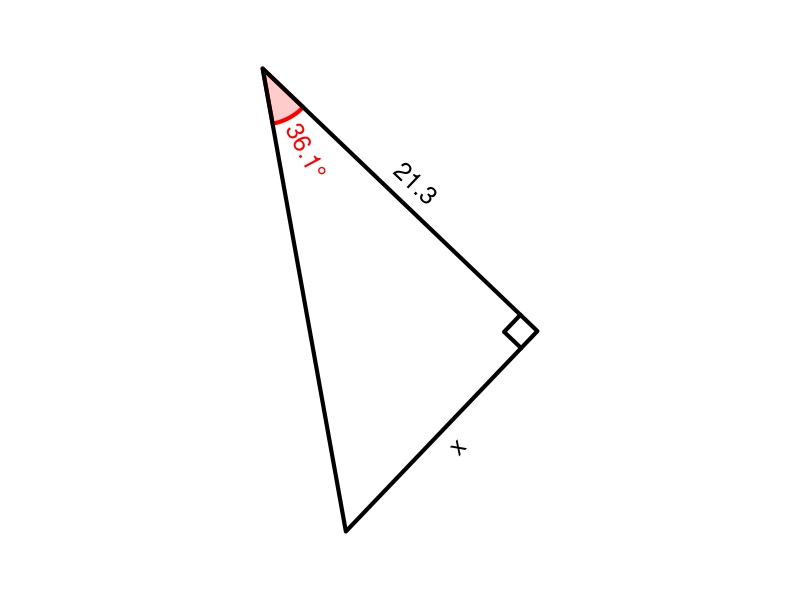

R code for this plot:
## ---- chunk 1
qt = 7 #sample(1:12,1)
cex = 1.5
lwd = 4
# al,ol,hl,th
while(T){
    deg = runif(1,15,79)
    th = deg/180*pi
    hl = runif(1,10,100)
    ol = hl*sin(th)
    al = hl*cos(th)
    if(ol>11 && al>11 && hl<99){break}
}
if(qt==1){ #ol=hl*sin(th)
    hyp = signif(hl,3)
    ang = signif(deg,3)
    labs = c("","x",sprintf("%.1f",hyp),sprintf("%.1f°",ang)) #a,o,h,t
    ans = signif(hyp*sin(ang/180*pi),3)
    ansstr = sprintf("%.1f",ans)
    atag = paste0("$$\\sin(",ang,")=\\frac{x}{",hyp,"}$$\n$$x=",hyp,"\\cdot\\sin(",ang,")$$\n\n $$x=",ans,"$$")
}
if(qt==2){ #hl=ol/sin(th)
    opp = signif(ol,3)
    ang = signif(deg,3)
    labs = c("",sprintf("%.1f",opp),"x",sprintf("%.1f°",ang)) #a,o,h,t
    ans = signif(opp/sin(ang/180*pi),3)
    ansstr = sprintf("%.1f",ans)
    atag = paste0("$$\\sin(",ang,")=\\frac{",opp,"}{x}$$\n$$x=\\frac{",opp,"}{\\sin(",ang,")}$$\n\n $$x=",ans,"$$")
}
if(qt==3){ #th=asin(ol/hl)
    opp = signif(ol,3)
    hyp = signif(hl,3)
    labs = c("",sprintf("%.1f",opp),sprintf("%.1f",hyp),"x°") #a,o,h,t
    ans = signif(asin(opp/hyp)/pi*180,3)
    ansstr = sprintf("%.1f",ans)
    atag = paste0("$$\\sin(x)=\\frac{",opp,"}{",hyp,"}$$\n$$x=\\arcsin\\left(\\frac{",opp,"}{",hyp,"}\\right)$$\n\n $$x=",ans,"$$")
}
if(qt==4){ #al=hl*cos(th)
    hyp = signif(hl,3)
    ang = signif(deg,3)
    labs = c("x","",sprintf("%.1f",hyp),sprintf("%.1f°",ang)) #a,o,h,t
    ans = signif(hyp*cos(ang/180*pi),3)
    ansstr = sprintf("%.1f",ans)
    atag = paste0("$$\\cos(",ang,")=\\frac{x}{",hyp,"}$$\n$$x=",hyp,"\\cdot\\cos(",ang,")$$\n\n $$x=",ans,"$$")
}
if(qt==5){ #hl=al/cos(th)
    adj = signif(al,3)
    ang = signif(deg,3)
    labs = c(sprintf("%.1f",adj),"","x",sprintf("%.1f°",ang)) #a,o,h,t
    ans = signif(adj/cos(ang/180*pi),3)
    ansstr = sprintf("%.1f",ans)
    atag = paste0("$$\\cos(",ang,")=\\frac{",adj,"}{x}$$\n$$x=\\frac{",adj,"}{\\cos(",ang,")}$$\n\n $$x=",ans,"$$")
}
if(qt==6){ #th=acos(al/hl)
    adj = signif(al,3)
    hyp = signif(hl,3)
    labs = c(sprintf("%.1f",adj),"",sprintf("%.1f",hyp),"x°") #a,o,h,t
    ans = signif(acos(adj/hyp)/pi*180,3)
    ansstr = sprintf("%.1f",ans)
    atag = paste0("$$\\cos(x)=\\frac{",adj,"}{",hyp,"}$$\n$$x=\\arccos\\left(\\frac{",adj,"}{",hyp,"}\\right)$$\n\n $$x=",ans,"$$")
}
if(qt==7){ #ol=al*tan(th)
    adj = signif(al,3)
    ang = signif(deg,3)
    labs = c(sprintf("%.1f",adj),"x","",sprintf("%.1f°",ang)) #a,o,h,t
    ans = signif(adj*tan(ang/180*pi),3)
    ansstr = sprintf("%.1f",ans)
    atag = paste0("$$\\tan(",ang,")=\\frac{x}{",adj,"}$$\n$$x=",adj,"\\cdot\\tan(",ang,")$$\n\n $$x=",ans,"$$")
}
if(qt==8){ #al=ol/tan(th)
    opp = signif(ol,3)
    ang = signif(deg,3)
    labs = c("x",sprintf("%.1f",opp),"",sprintf("%.1f°",ang)) #a,o,h,t
    ans = signif(opp/tan(ang/180*pi),3)
    ansstr = sprintf("%.1f",ans)
    atag = paste0("$$\\tan(",ang,")=\\frac{",opp,"}{x}$$\n$$x=\\frac{",opp,"}{\\tan(",ang,")}$$\n\n $$x=",ans,"$$")
}
if(qt==9){ #th=atan(ol/al)
    opp = signif(ol,3)
    adj = signif(al,3)
    labs = c(sprintf("%.1f",adj),sprintf("%.1f",opp),"","x°") #a,o,h,t
    ans = signif(atan(opp/adj)/pi*180,3)
    ansstr = sprintf("%.1f",ans)
    atag = paste0("$$\\tan(x)=\\frac{",opp,"}{",adj,"}$$\n$$x=\\arctan\\left(\\frac{",opp,"}{",adj,"}\\right)$$\n\n $$x=",ans,"$$")
}
if(qt==10){
    opp = signif(ol,3)
    adj = signif(al,3)
    labs = c(sprintf("%.1f",adj),sprintf("%.1f",opp),"x","") #a,o,h,t
    ansstr = sprintf("%.1f",signif(sqrt(opp^2+adj^2),3))
    ans = signif(sqrt(opp^2+adj^2),3)
    atag = paste0("$$",opp,"^2+",adj,"^2=x^2$$\n$$x=\\sqrt{",opp^2,"+",adj^2,"}$$\n\n $$x=",ans,"$$")
}
if(qt==11){
    opp = signif(ol,3)
    hyp = signif(hl,3)
    labs = c("x",sprintf("%.1f",opp),sprintf("%.1f",hyp),"") #a,o,h,t
    ansstr = sprintf("%.1f",signif(sqrt(hyp^2-opp^2),3))
    ans = signif(sqrt(hyp^2-opp^2),3)
    atag = paste0("$$",opp,"^2+x^2=",hyp,"^2$$\n$$x=\\sqrt{",hyp^2,"-",opp^2,"}$$\n\n $$x=",ans,"$$")
}
if(qt==12){
    adj = signif(al,3)
    hyp = signif(hl,3)
    labs = c(sprintf("%.1f",adj),"x",sprintf("%.1f",hyp),"") #a,o,h,t
    ansstr = sprintf("%.1f",signif(sqrt(hyp^2-adj^2),3))
    ans = signif(sqrt(hyp^2-adj^2),3)
    atag = paste0("$$x^2+",adj,"^2=",hyp,"^2$$\n$$x=\\sqrt{",hyp^2,"-",adj^2,"}$$\n\n $$x=",ans,"$$")
}
hstr = labs[3]
astr = labs[1]
ostr = labs[2]
angstr = labs[4]


## ---- chunk 2
par(mar=c(0,0,0,0),pty="s")
refl = sample(c(T,F),1)
bmp = 0.05
xs = c(0,cos(th),cos(th))
ys = c(0,0,sin(th))
xlo = cos(th)+bmp
ylo = sin(th)/2
srto = 90
xla = cos(th)/2
yla = -bmp
srta = 0
xlh = cos(th)/2+bmp*cos(th+pi/2)
ylh = sin(th)/2+bmp*sin(th+pi/2)
srth = th/pi*180
xang = 1.5*bmp*cos(seq(0,th,pi/360))/th
yang = 1.5*bmp*sin(seq(0,th,pi/360))/th
xlang = 1.5*bmp*cos(th/2)/th+bmp/3*cos(th/2)
ylang = 1.5*bmp*sin(th/2)/th+bmp/3*sin(th/2)
srtang = th/2/pi*180
xsq = c(cos(th)-bmp,cos(th)-bmp,cos(th))
ysq = c(0,bmp,bmp)
if(refl){
    xs = -xs
    xlo = -xlo
    srto = -90
    xla = -xla
    srta = 0
    xlh = -xlh
    srth = -th/pi*180
    xang = -xang
    xlang = -xlang
    srtang = -th/2/pi*180
    xsq = -xsq
}
rotang = runif(1,0,2*pi)
xs2 = xs*cos(rotang)-ys*sin(rotang)
ys2 = xs*sin(rotang)+ys*cos(rotang)
xlo2 = xlo*cos(rotang)-ylo*sin(rotang)
ylo2 = xlo*sin(rotang)+ylo*cos(rotang)
srto2 = (srto+rotang/pi*180+90)%%180-90
xla2 = xla*cos(rotang)-yla*sin(rotang)
yla2 = xla*sin(rotang)+yla*cos(rotang)
srta2 = (srta+rotang/pi*180+90)%%180-90
xlh2 = xlh*cos(rotang)-ylh*sin(rotang)
ylh2 = xlh*sin(rotang)+ylh*cos(rotang)
srth2 = (srth+rotang/pi*180+90)%%180-90
srtang2 = (srtang+rotang/pi*180+90)%%180-90
xang2 = xang*cos(rotang)-yang*sin(rotang)
yang2 = xang*sin(rotang)+yang*cos(rotang)
xlang2 = xlang*cos(rotang)-ylang*sin(rotang)
ylang2 = xlang*sin(rotang)+ylang*cos(rotang)
xsq2 = xsq*cos(rotang)-ysq*sin(rotang)
ysq2 = xsq*sin(rotang)+ysq*cos(rotang)
xxx = c(xs2,xlo2,xla2,xlh2,xlang2)
yyy = c(ys2,ylo2,yla2,ylh2,ylang2)
widx = (max(xxx)-min(xxx))/2
widy = (max(yyy)-min(yyy))/2
midx = (max(xxx)+min(xxx))/2
midy = (max(yyy)+min(yyy))/2
wid = max(c(widx,widy))
plot(0,0,"n",xlim=c(midx-wid*1.2,midx+wid*1.2),ylim=c(midy-wid*1.2,midy+wid*1.2),axes=F,ann=F)
angadj = (xlang2<0)*1
if(angstr!=""){
    polygon(c(0,xang2),c(0,yang2),border="red",col=rgb(1,0,0,0.2),lwd=lwd)
    text(xlang2,ylang2,angstr,srt=srtang2,col="red",cex=cex,adj=angadj)
}
polygon(xs2,ys2,lwd=lwd)
lines(xsq2,ysq2,lwd=lwd)
text(xlo2,ylo2,ostr,srt=srto2,cex=cex)
text(xla2,yla2,astr,srt=srta2,cex=cex)
text(xlh2,ylh2,hstr,srt=srth2,cex=cex)
# alist = paste0(alist,ansstr,"\n",collapse="")
